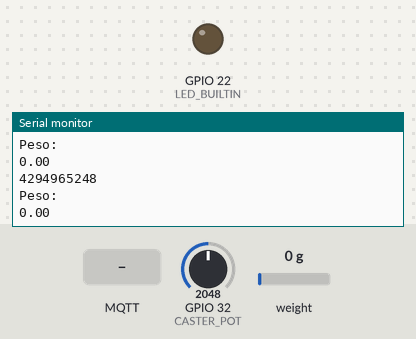
This program was run on a simulated ESP32. Parts: output pins drawn as LEDs (lit = HIGH), the last lines printed to the serial monitor. The test bench sets the inputs (shaded band); at power-on: weight on the scale 0 g, GPIO 32 (CASTER_POT) = 2048. WiFi joins after 1.5 s; servers stay silent unless stated; no MQTT or app messages arrive unless stated.

Above: at 5.2 s.
5.3 s: weight on the scale set to 100 g
At 6.1 s:
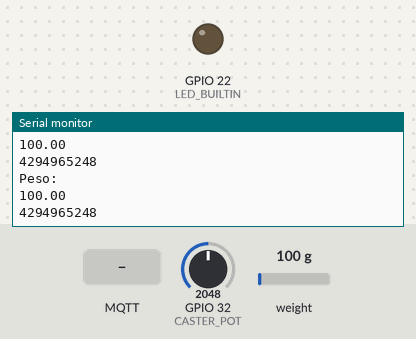
8.3 s: GPIO 32 (CASTER_POT) set to 0
At 9.2 s:
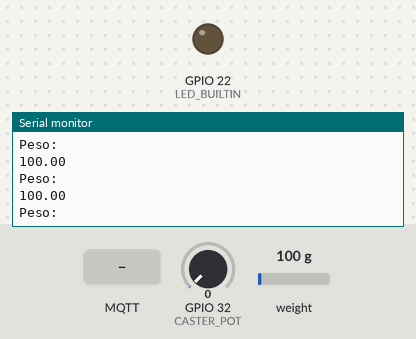
11.3 s: MQTT message "1" arrives on the first subscribed topic
At 12.1 s:
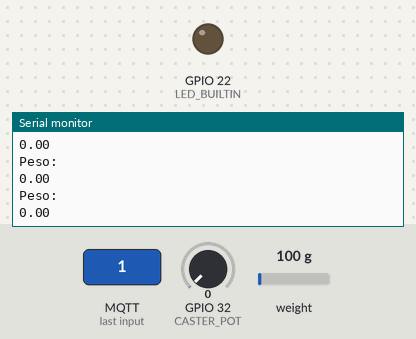

The program:

main.cpp
```cpp
#include <WiFi.h>
#include <PubSubClient.h>
#include <HX711_ADC.h>

const char *ssid = "minharede";     // Nome WiFi
const char *password = "minhasenha"; // Senha WiFi

const char *ID = "UTFPR-Balanca"; // Nome do dispositivo (deve ser único na rede)

const char *BROKER_MQTT = "broker.mqtt-dashboard.com"; // URL do broker MQTT que se deseja utilizar
int BROKER_PORT = 1883;

const char *TOPIC = "tara/estado";          // Topico INSCRIÇÃO tara
const char *STATE_TOPIC = "caster/angulo"; // Topico PUBLICAR caster

const char *char0 = "0";
const char *char1 = "1";

unsigned int casterAngle = 0;

unsigned long stabilizingtime = 2000; // Tempo para estabilizar
boolean _tare = true; // Se quiser tarar depois de inicializar, deixar verdadeiro, se não, falso

#define LED_BUILTIN 22
#define CASTER_POT 32
#define HX711_dout 4 //mcu > HX711 pino dout
#define HX711_sck 5 //mcu > HX711 pino sck

WiFiClient wclient;

PubSubClient client(wclient); // Setup MQTT client
HX711_ADC LoadCell(HX711_dout, HX711_sck); // Setup HX711

// Cabecalhos
void setupHX711();
void getWeight();

// TRATAMENTO DE MENSAGENS QUE CHEGAM
void callback(char *topic, byte *payload, unsigned int length)
{
  String response;

  for (int i = 0; i < length; i++)
  {
    response += (char)payload[i];
  }
  Serial.print("Mensagem chegou [");
  Serial.print(topic);
  Serial.print("] ");
  Serial.println(response);

  // Tarar a balanca
  if (response == char1) {
    LoadCell.tareNoDelay();
    Serial.println("Aaaaaa");
  }

  // Checar se está tarada
  if (LoadCell.getTareStatus() == true) {
    client.publish("tara/estado", char0);
  }
}

// CONECTA WIFI
void setup_wifi()
{
  Serial.print("\nSe conectando a");
  Serial.println(ssid);

  WiFi.begin(ssid, password); // CONECTA

  while (WiFi.status() != WL_CONNECTED)
  { // ESPERA CONEXÃO
    delay(500);
    Serial.print(".");
  }

  Serial.println();
  Serial.println("WiFi conectado");
  Serial.print("Endereço IP: ");
  Serial.println(WiFi.localIP());
}

void caster() // Faz a medição do ângulo do caster
{
  unsigned int newCasterAngle = 0;
  unsigned int lastCasterAngle = casterAngle;
  unsigned int angleDif = 0;

  newCasterAngle = analogRead(CASTER_POT);
  angleDif = lastCasterAngle - newCasterAngle;

  if (angleDif > 30)
  {
    newCasterAngle = map(newCasterAngle, 0, 100, 0, 4096);
    char angleStr[8];
    dtostrf(newCasterAngle, 1, 2, angleStr);
    client.publish("caster/angulo", angleStr);
    Serial.println(angleDif);
  }
}

// RECONECTA O CLIENTE
void reconnect()
{
  // LAÇO ATÉ CONECTAR
  while (!client.connected())
  {
    Serial.print("Conectando ao MQTT... ");
    // TENTA CONECTAR
    if (client.connect(ID))
    {
      client.subscribe(TOPIC);
      Serial.println("Conectado ");
      Serial.print("Incrito em: ");
      Serial.println(TOPIC);
      Serial.println('\n');
    }
    else
    {
      Serial.println("Tente novamente em 5 segundos");
      // ESPERA 5 SEGUNDOS
      delay(5000);
    }
  }
}

void setup()
{
  Serial.begin(9600);           // SERIAL A 9600 BAUD
  pinMode(LED_BUILTIN, OUTPUT); // Configura LED como saída
  pinMode(CASTER_POT, INPUT);   // Configura potenciometro caster como entrada
  delay(100);
  setup_wifi(); // Conecta na rede
  client.setServer(BROKER_MQTT, BROKER_PORT);
  client.setCallback(callback); // Inicializa a subrotina de callback

  setupHX711();
  Serial.println("Terminou o setup");
}

void loop()
{
  if (!client.connected()) // Reconecta se desconectado
  {
    reconnect();
  }
  client.loop();
  caster();
  getWeight();
}

void setupHX711(){

    LoadCell.begin();
    float calibrationValue = 696.0; // Valor de calibração

    LoadCell.start(stabilizingtime, _tare);
    if (LoadCell.getTareTimeoutFlag()) {
      while (1);
    }
    else {
      LoadCell.setCalFactor(calibrationValue); // set calibration value (float)
      Serial.println("Startup is complete");
    }
 }

 void getWeight(){
  static boolean newDataReady = 0;

  if (LoadCell.update()) newDataReady = true; // Checar se tem atualização de peso

  if (newDataReady) {
      float i = LoadCell.getData();
      Serial.println("Peso: ");
      Serial.println(i);
  }
/*
  // Tarar a balanca
  if (Serial.available() > 0) {
    LoadCell.tareNoDelay();
  }

  // Checar se está tarada
  if (LoadCell.getTareStatus() == true) {

  }
  */
}
```

Measured:
- after the input at 5.3 s, the serial monitor: prints a new line after 0.06 s (image 1)
- after the input at 11.3 s, the serial monitor: prints a new line at once (image 3)
